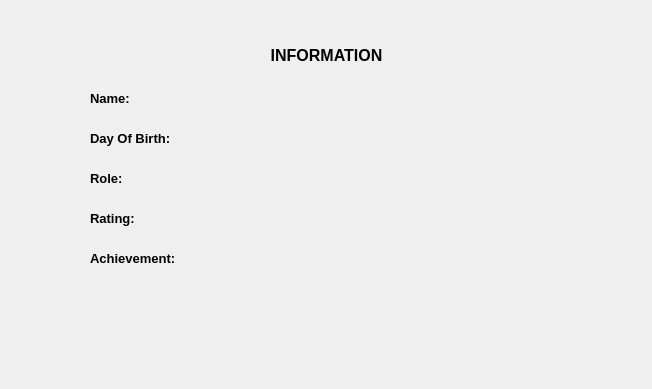
<?xml version="1.0" encoding="UTF-8"?>
<ui version="4.0">
 <class>PersonalInformation</class>
 <widget class="QWidget" name="PersonalInformation">
  <property name="geometry">
   <rect>
    <x>0</x>
    <y>0</y>
    <width>652</width>
    <height>389</height>
   </rect>
  </property>
  <property name="windowTitle">
   <string>Form</string>
  </property>
  <widget class="QLabel" name="label">
   <property name="geometry">
    <rect>
     <x>236</x>
     <y>40</y>
     <width>181</width>
     <height>31</height>
    </rect>
   </property>
   <property name="font">
    <font>
     <pointsize>12</pointsize>
     <weight>75</weight>
     <bold>true</bold>
    </font>
   </property>
   <property name="text">
    <string>INFORMATION</string>
   </property>
   <property name="alignment">
    <set>Qt::AlignCenter</set>
   </property>
  </widget>
  <widget class="QLabel" name="label_2">
   <property name="geometry">
    <rect>
     <x>90</x>
     <y>90</y>
     <width>101</width>
     <height>16</height>
    </rect>
   </property>
   <property name="font">
    <font>
     <pointsize>10</pointsize>
     <weight>75</weight>
     <bold>true</bold>
    </font>
   </property>
   <property name="text">
    <string>Name:</string>
   </property>
  </widget>
  <widget class="QLabel" name="label_3">
   <property name="geometry">
    <rect>
     <x>90</x>
     <y>130</y>
     <width>101</width>
     <height>16</height>
    </rect>
   </property>
   <property name="font">
    <font>
     <pointsize>10</pointsize>
     <weight>75</weight>
     <bold>true</bold>
    </font>
   </property>
   <property name="text">
    <string>Day Of Birth:</string>
   </property>
  </widget>
  <widget class="QLabel" name="label_4">
   <property name="geometry">
    <rect>
     <x>90</x>
     <y>170</y>
     <width>101</width>
     <height>16</height>
    </rect>
   </property>
   <property name="font">
    <font>
     <pointsize>10</pointsize>
     <weight>75</weight>
     <bold>true</bold>
    </font>
   </property>
   <property name="text">
    <string>Role:</string>
   </property>
  </widget>
  <widget class="QLabel" name="label_5">
   <property name="geometry">
    <rect>
     <x>90</x>
     <y>210</y>
     <width>101</width>
     <height>16</height>
    </rect>
   </property>
   <property name="font">
    <font>
     <pointsize>10</pointsize>
     <weight>75</weight>
     <bold>true</bold>
    </font>
   </property>
   <property name="text">
    <string>Rating:</string>
   </property>
  </widget>
  <widget class="QLabel" name="label_6">
   <property name="geometry">
    <rect>
     <x>90</x>
     <y>250</y>
     <width>101</width>
     <height>16</height>
    </rect>
   </property>
   <property name="font">
    <font>
     <pointsize>10</pointsize>
     <weight>75</weight>
     <bold>true</bold>
    </font>
   </property>
   <property name="text">
    <string>Achievement:</string>
   </property>
  </widget>
 </widget>
 <resources/>
 <connections/>
</ui>
